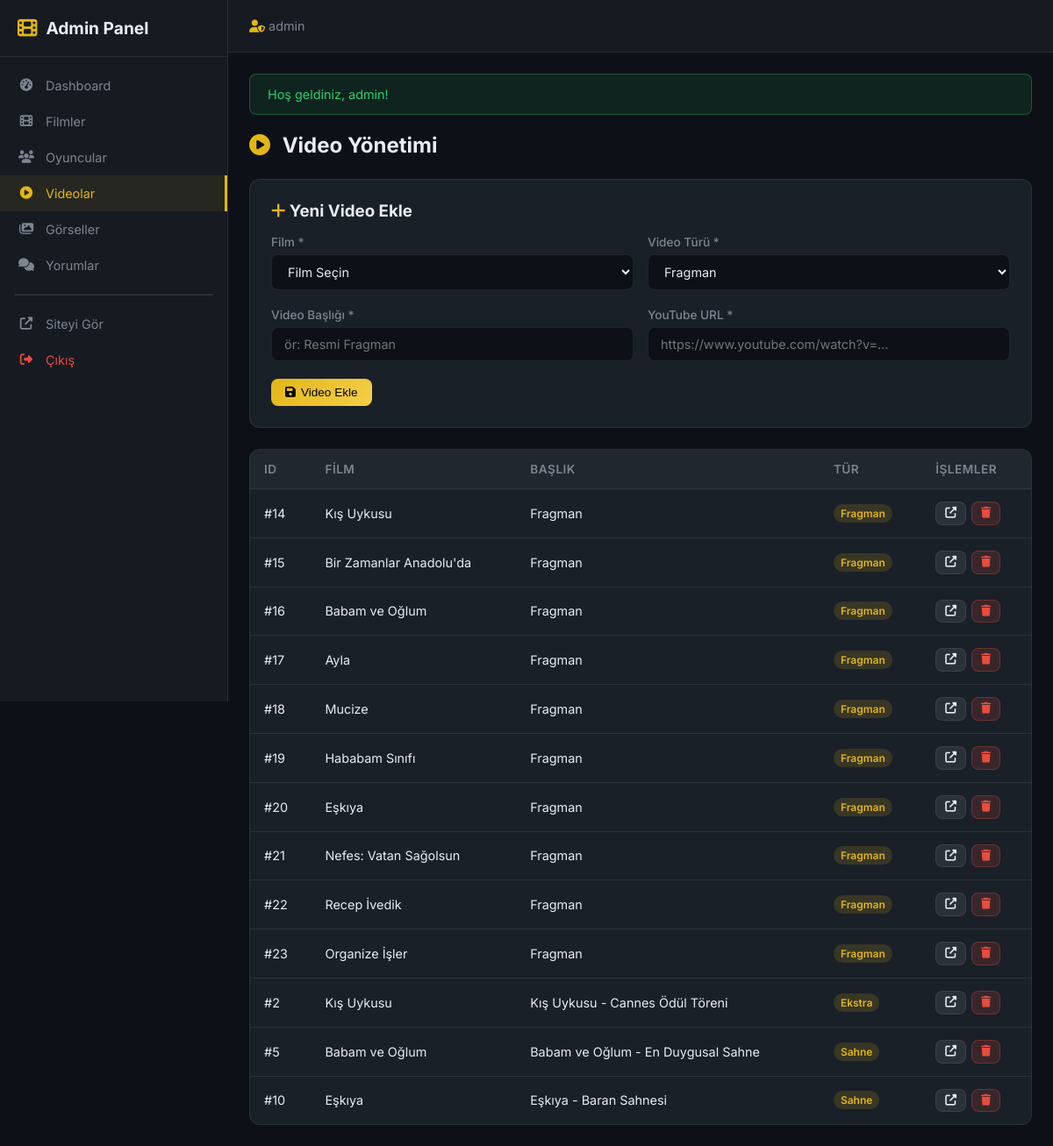
The app's page /admin/videos.php (signed in), older data.
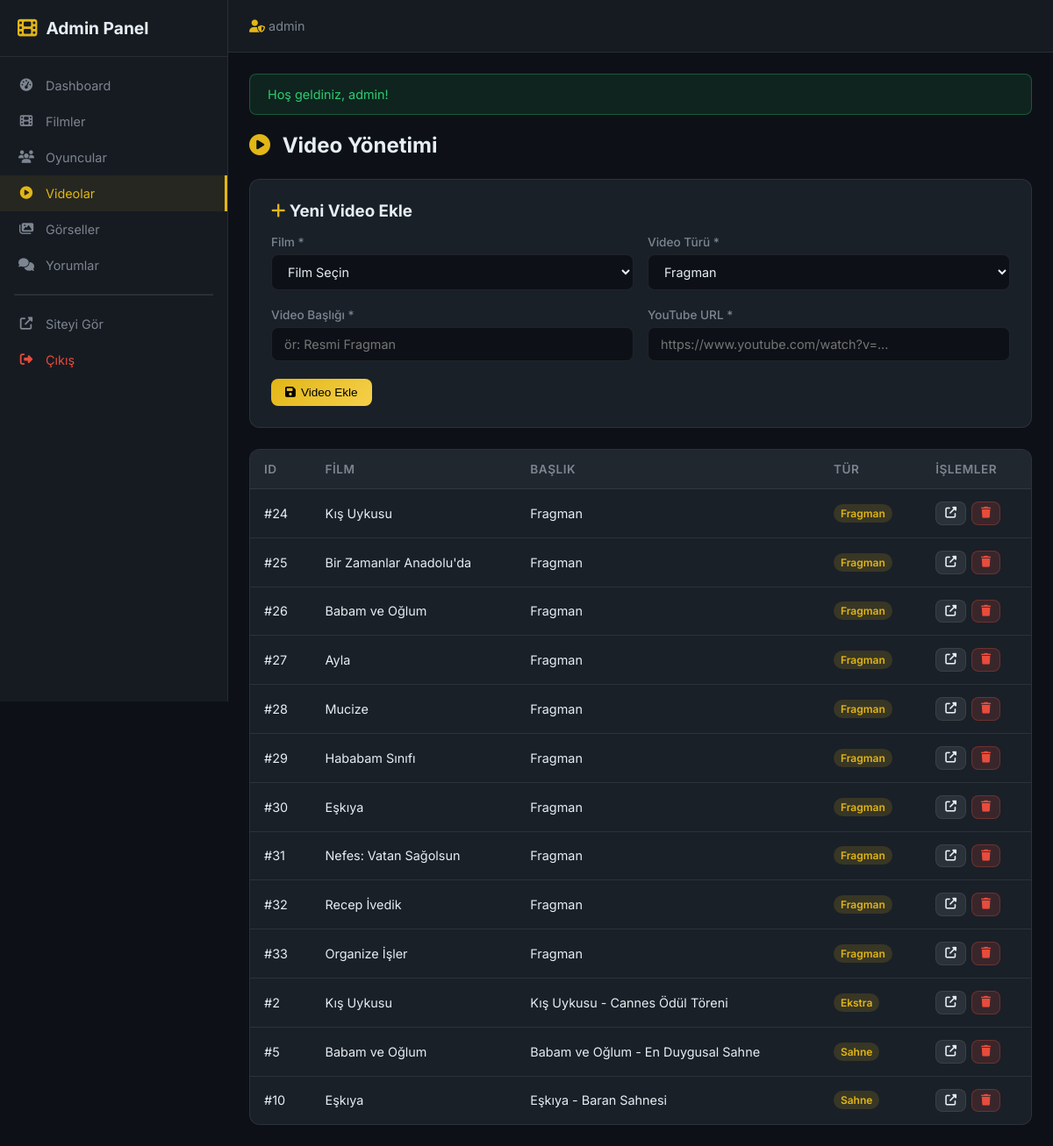
The same page, newer data.
### tables this page shows
CREATE TABLE `movie_videos` (
  `id` INTEGER PRIMARY KEY AUTOINCREMENT,
  `movie_id` INT NOT NULL,
  `title` VARCHAR(255) NOT NULL,
  `youtube_url` VARCHAR(500) NOT NULL,
  `video_type` TEXT NOT NULL DEFAULT 'trailer',
  `created_at` DATETIME NOT NULL DEFAULT CURRENT_TIMESTAMP,
  FOREIGN KEY (`movie_id`) REFERENCES `movies`(`id`) ON DELETE CASCADE
);

CREATE TABLE `movies` (
  `id` INTEGER PRIMARY KEY AUTOINCREMENT,
  `title` VARCHAR(255) NOT NULL,
  `year` INTEGER NOT NULL,
  `description` TEXT NOT NULL,
  `poster_url` VARCHAR(500) DEFAULT NULL,
  `cover_url` VARCHAR(500) DEFAULT NULL,
  `director` VARCHAR(100) DEFAULT NULL,
  `genre` VARCHAR(100) DEFAULT NULL,
  `duration` INT DEFAULT NULL ,
  `created_at` DATETIME NOT NULL DEFAULT CURRENT_TIMESTAMP,
  `updated_at` DATETIME DEFAULT NULL 
);

### admin/videos.php (the view, shortened to what this page needs)
<?php
require_once __DIR__ . '/includes/admin_header.php';
$stmt = $pdo->query("
    SELECT v.*, m.title as movie_title
    FROM movie_videos v
    INNER JOIN movies m ON v.movie_id = m.id
    ORDER BY v.created_at DESC
");
$videos = $stmt->fetchAll();
$type_labels = ['trailer' => 'Fragman', 'sahne' => 'Sahne', 'roportaj' => 'Röportaj', 'ekstra' => 'Ekstra'];
?>
<div class="admin-page-header">
    <h1><i class="fas fa-play-circle"></i> Video Yönetimi</h1>
</div>
<div class="admin-form-card" style="margin-bottom: 24px;">
    <h3 style="margin-bottom: 16px;"><i class="fas fa-plus" style="color: var(--admin-accent);"></i> Yeni Video Ekle</h3>
    <form method="POST">
        <div class="admin-form-row">
            <div class="admin-form-group">
                <label>Film *</label>
                <select name="movie_id" required>
                    <option value="">Film Seçin</option>
                </select>
            </div>
            <div class="admin-form-group">
                <label>Video Türü *</label>
                <select name="video_type" required>
                    <option value="trailer">Fragman</option>
                </select>
            </div>
        </div>
        <div class="admin-form-row">
            <div class="admin-form-group">
                <label>Video Başlığı *</label>
                <input type="text" name="title" placeholder="ör: Resmi Fragman" required>
            </div>
            <div class="admin-form-group">
                <label>YouTube URL *</label>
                <input type="url" name="youtube_url" placeholder="https://www.youtube.com/watch?v=..." required>
            </div>
        </div>
        <button type="submit" class="admin-btn admin-btn-primary"><i class="fas fa-save"></i> Video Ekle</button>
    </form>
</div>
<div class="admin-table-wrapper">
    <table class="admin-table">
        <thead>
            <tr><th>ID</th><th>Film</th><th>Başlık</th><th>Tür</th><th>İşlemler</th></tr>
        </thead>
        <tbody>
            <?php foreach ($videos as $v): ?>
                <tr>
                    <td>#<?= $v['id'] ?></td>
                    <td><?= e($v['movie_title']) ?></td>
                    <td><?= e($v['title']) ?></td>
                    <td><span class="badge badge-gold"><?= $type_labels[$v['video_type']] ?? $v['video_type'] ?></span></td>
                    <td>
                        <div class="admin-actions">
                            <a href="<?= e(youtube_url_to_embed($v['youtube_url']) ?: '#') ?>" target="_blank" class="admin-btn admin-btn-secondary admin-btn-sm">
                                <i class="fas fa-external-link-alt"></i>
                            </a>
                            <a href="<?= SITE_URL ?>/admin/videos.php?delete=<?= $v['id'] ?>&token=<?= $_SESSION['csrf_token'] ?>"
                               class="admin-btn admin-btn-danger admin-btn-sm delete-confirm">
                                <i class="fas fa-trash"></i>
                            </a>
                        </div>
                    </td>
                </tr>
            <?php endforeach; ?>
        </tbody>
    </table>
</div>
<?php require_once __DIR__ . '/includes/admin_footer.php'; ?>

### admin/includes/admin_header.php (shortened to what this page needs)
<?php
require_once INCLUDES_PATH . '/functions.php';
$current_file = basename($_SERVER['SCRIPT_FILENAME']);
?>
<!DOCTYPE html>
<html lang="tr">
<head>
    <link rel="stylesheet" href="https://cdnjs.cloudflare.com/ajax/libs/font-awesome/6.5.1/css/all.min.css">
    <link rel="stylesheet" href="<?= SITE_URL ?>/assets/css/admin.css">
</head>
<body class="admin-body">
<aside class="admin-sidebar" id="adminSidebar">
    <div class="admin-sidebar-header">
        <a href="<?= SITE_URL ?>/admin/index.php" class="admin-logo">
            <i class="fas fa-film"></i>
            <span>Admin Panel</span>
        </a>
    </div>
    <nav class="admin-nav">
        <a href="<?= SITE_URL ?>/admin/index.php" class="admin-nav-link <?= $current_file === 'index.php' ? 'active' : '' ?>">
            <i class="fas fa-tachometer-alt"></i> Dashboard
        </a>
        <a href="<?= SITE_URL ?>/admin/movies.php" class="admin-nav-link <?= ($current_file === 'movies.php' || $current_file === 'movie_form.php') ? 'active' : '' ?>">
            <i class="fas fa-film"></i> Filmler
        </a>
        <a href="<?= SITE_URL ?>/admin/actors.php" class="admin-nav-link <?= ($current_file === 'actors.php' || $current_file === 'actor_form.php') ? 'active' : '' ?>">
            <i class="fas fa-users"></i> Oyuncular
        </a>
        <a href="<?= SITE_URL ?>/admin/videos.php" class="admin-nav-link <?= $current_file === 'videos.php' ? 'active' : '' ?>">
            <i class="fas fa-play-circle"></i> Videolar
        </a>
        <a href="<?= SITE_URL ?>/admin/images.php" class="admin-nav-link <?= $current_file === 'images.php' ? 'active' : '' ?>">
            <i class="fas fa-images"></i> Görseller
        </a>
        <a href="<?= SITE_URL ?>/admin/comments.php" class="admin-nav-link <?= $current_file === 'comments.php' ? 'active' : '' ?>">
            <i class="fas fa-comments"></i> Yorumlar
        </a>
        <hr style="border-color: rgba(255,255,255,0.1); margin: 12px 16px;">
        <a href="<?= SITE_URL ?>/index.php" class="admin-nav-link">
            <i class="fas fa-external-link-alt"></i> Siteyi Gör
        </a>
        <a href="<?= SITE_URL ?>/logout.php" class="admin-nav-link" style="color: #e74c3c;">
            <i class="fas fa-sign-out-alt"></i> Çıkış
        </a>
    </nav>
</aside>
<div class="admin-main">
    <header class="admin-topbar">
        <div class="admin-topbar-right">
            <span class="admin-user"><i class="fas fa-user-shield"></i> <?= e($_SESSION['username'] ?? 'Admin') ?></span>
        </div>
    </header>
    <div class="admin-content">
        <?= show_flash_messages() ?>

### includes/functions.php (shortened to what this page needs)
<?php
function youtube_url_to_embed(string $url): string|false
{
    $url = trim($url);
    $video_id = '';
    if (preg_match('/youtube\.com\/watch\?v=([a-zA-Z0-9_-]{11})/', $url, $matches)) {
        $video_id = $matches[1];
    }
    elseif (preg_match('/youtu\.be\/([a-zA-Z0-9_-]{11})/', $url, $matches)) {
        $video_id = $matches[1];
    }
    elseif (preg_match('/youtube\.com\/embed\/([a-zA-Z0-9_-]{11})/', $url, $matches)) {
        $video_id = $matches[1];
    }
    elseif (preg_match('/youtube\.com\/v\/([a-zA-Z0-9_-]{11})/', $url, $matches)) {
        $video_id = $matches[1];
    }
    return "https://www.youtube.com/embed/{$video_id}";
}
function e(string $string): string
{
    return htmlspecialchars($string, ENT_QUOTES, 'UTF-8');
}
function show_flash_messages(): string
{
    $html = '';
    if (isset($_SESSION['flash_success'])) {
        $html .= '<div class="alert alert-success">' . e($_SESSION['flash_success']) . '</div>';
    }
    return $html;
}

### admin/includes/admin_footer.php (shortened to what this page needs)
    </div>
</div>
</body>
</html>

Row changes from the older to the newer data that the page shows:
removed movie_videos: id "14", movie.title "Kış Uykusu", title "Fragman", video_type "Fragman"
removed movie_videos: id "15", movie.title "Bir Zamanlar Anadolu'da", title "Fragman", video_type "Fragman"
removed movie_videos: id "16", movie.title "Babam ve Oğlum", title "Fragman", video_type "Fragman"
removed movie_videos: id "17", movie.title "Ayla", title "Fragman", video_type "Fragman"
removed movie_videos: id "18", movie.title "Mucize", title "Fragman", video_type "Fragman"
removed movie_videos: id "19", movie.title "Hababam Sınıfı", title "Fragman", video_type "Fragman"
removed movie_videos: id "20", movie.title "Eşkıya", title "Fragman", video_type "Fragman"
removed movie_videos: id "21", movie.title "Nefes: Vatan Sağolsun", title "Fragman", video_type "Fragman"
removed movie_videos: id "22", movie.title "Recep İvedik", title "Fragman", video_type "Fragman"
removed movie_videos: id "23", movie.title "Organize İşler", title "Fragman", video_type "Fragman"
added movie_videos: id "24", movie.title "Kış Uykusu", title "Fragman", video_type "Fragman"
added movie_videos: id "25", movie.title "Bir Zamanlar Anadolu'da", title "Fragman", video_type "Fragman"
added movie_videos: id "26", movie.title "Babam ve Oğlum", title "Fragman", video_type "Fragman"
added movie_videos: id "27", movie.title "Ayla", title "Fragman", video_type "Fragman"
added movie_videos: id "28", movie.title "Mucize", title "Fragman", video_type "Fragman"
added movie_videos: id "29", movie.title "Hababam Sınıfı", title "Fragman", video_type "Fragman"
added movie_videos: id "30", movie.title "Eşkıya", title "Fragman", video_type "Fragman"
added movie_videos: id "31", movie.title "Nefes: Vatan Sağolsun", title "Fragman", video_type "Fragman"
added movie_videos: id "32", movie.title "Recep İvedik", title "Fragman", video_type "Fragman"
added movie_videos: id "33", movie.title "Organize İşler", title "Fragman", video_type "Fragman"
